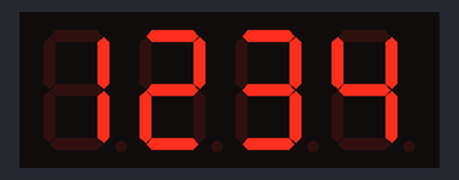
Bench run of a sketch on a simulated Arduino Uno, built with avr-gcc and run on an emulated ATmega328P. On the bench: 4-digit seven-segment display. What the sketch prints to the serial monitor is not drawn.

Above: at 0.1 s.
At 2.1 s:
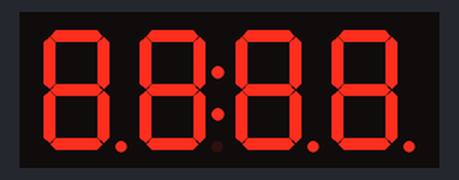
At 4.1 s:
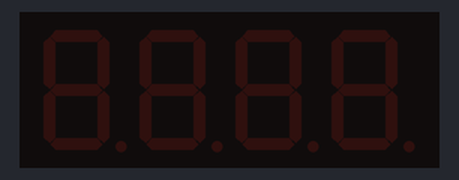

The sketch:

test_7s.ino
```cpp
#include <TM1637Display.h>

const int CLK = 2;
const int DIO = 3;

TM1637Display display(CLK, DIO);

void setup() {
  Serial.begin(9600);
  while(!Serial);

  display.setBrightness(0x0f); // Luminosité maximale
  Serial.println("Test matériel : Affichage de 1234");
}

void loop() {
  // Affiche "1234"
  display.showNumberDec(1234, false);
  delay(2000);

  // Test de tous les segments (affiche 8888)
  uint8_t data[] = { 0xff, 0xff, 0xff, 0xff };
  display.setSegments(data);
  delay(2000);

  // Efface l'écran
  display.clear();
  delay(1000);
}
```

Measured:
- by itself, everything shown: repeats every 5.1 s, in 3 steps
- what the display in image 1 shows lasts 2.1 s, from 2.0 s to 4.1 s
- what the display in image 2 shows lasts 1.0 s, from 4.1 s to 5.1 s
